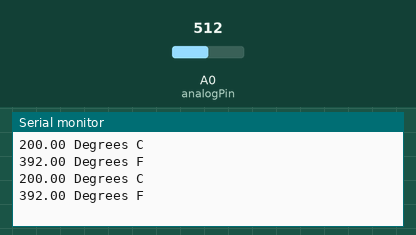
The sketch below on a simulated Arduino Uno, built with avr-gcc and run on an emulated ATmega328P. On the bench: the last lines printed to the serial monitor. Inputs (shaded band) come from the test bench; at power-on: A0 (analogPin) = 512.

Above: at 1.8 s.
1.9 s: A0 (analogPin) set to 716
At 2.8 s:
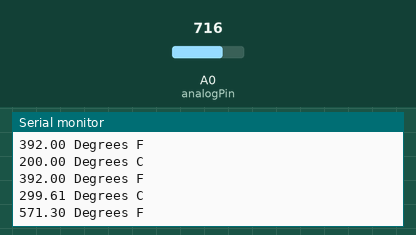
3.4 s: A0 (analogPin) set to 900
At 4.5 s:
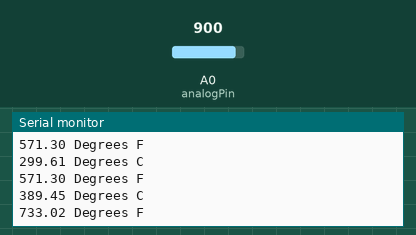
Timing chart, 0 to 6.4 s (numbered marks = the images above; inputs shaded):
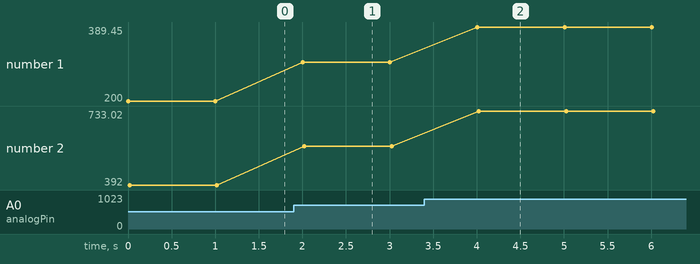

The sketch:

temp_sensor.ino
```cpp
/* blink.ino
 * Omkar H. Ramachandran
 * omkar.ramachandran@colorado.edu
 *
 * Simple Arduino 'hello-world' blink program
 */
#include <avr/io.h>

int analogPin = 0;
int val = 0;
float voltage = 0;
float temperature = 0;
float tempF = 0;

void setup(){
	// Configure pin 7 for output
	Serial.begin(9600);
}

void loop(){
	val = analogRead(analogPin);
	voltage = val*5.0;
	voltage = voltage/1024.;

	temperature = (voltage - 0.5)*100;
	tempF = temperature*9/5.+32;

	if(tempF > 80 || tempF < 60){
		Serial.print(temperature);Serial.println(" Degrees C");
		Serial.print(tempF);Serial.println(" Degrees F");
	}
	delay(1000);
}
```

Measured:
- after the input at 1.9 s, the serial monitor: prints a new line after 0.10 s (image 1)
- after the input at 3.4 s, the serial monitor: prints a new line after 0.61 s (image 2)
- plotted number 1: 200 → 299.61 after the input at 1.9 s, 299.61 → 389.45 after the input at 3.4 s
- plotted number 2: 392 → 571.3 after the input at 1.9 s, 571.3 → 733.02 after the input at 3.4 s
